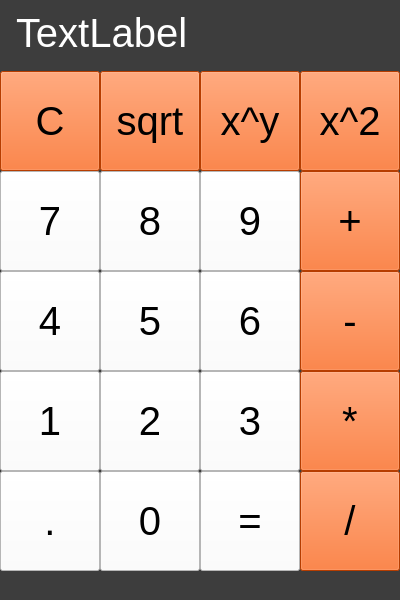
<?xml version="1.0" encoding="UTF-8"?>
<ui version="4.0">
 <class>MainWindow</class>
 <widget class="QMainWindow" name="MainWindow">
  <property name="geometry">
   <rect>
    <x>0</x>
    <y>0</y>
    <width>400</width>
    <height>600</height>
   </rect>
  </property>
  <property name="windowTitle">
   <string>MainWindow</string>
  </property>
  <property name="styleSheet">
   <string notr="true">background-color: rgb(61, 61, 61);</string>
  </property>
  <widget class="QWidget" name="centralwidget">
   <widget class="QPushButton" name="pushButton_sqrt">
    <property name="geometry">
     <rect>
      <x>100</x>
      <y>71</y>
      <width>100</width>
      <height>100</height>
     </rect>
    </property>
    <property name="font">
     <font>
      <pointsize>30</pointsize>
     </font>
    </property>
    <property name="styleSheet">
     <string notr="true">color: rgb(0, 0, 0);
background-color: rgb(255, 85, 0);</string>
    </property>
    <property name="text">
     <string>sqrt</string>
    </property>
    <property name="iconSize">
     <size>
      <width>19</width>
      <height>19</height>
     </size>
    </property>
   </widget>
   <widget class="QPushButton" name="pushButton_xy">
    <property name="geometry">
     <rect>
      <x>200</x>
      <y>71</y>
      <width>100</width>
      <height>100</height>
     </rect>
    </property>
    <property name="font">
     <font>
      <pointsize>30</pointsize>
     </font>
    </property>
    <property name="styleSheet">
     <string notr="true">color: rgb(0, 0, 0);
background-color: rgb(255, 85, 0);</string>
    </property>
    <property name="text">
     <string>x^y</string>
    </property>
    <property name="iconSize">
     <size>
      <width>19</width>
      <height>19</height>
     </size>
    </property>
   </widget>
   <widget class="QPushButton" name="pushButton_equals">
    <property name="geometry">
     <rect>
      <x>200</x>
      <y>471</y>
      <width>100</width>
      <height>100</height>
     </rect>
    </property>
    <property name="font">
     <font>
      <pointsize>30</pointsize>
     </font>
    </property>
    <property name="styleSheet">
     <string notr="true">color: rgb(0, 0, 0);
background-color: rgb(255, 255, 255);</string>
    </property>
    <property name="text">
     <string>=</string>
    </property>
    <property name="iconSize">
     <size>
      <width>19</width>
      <height>19</height>
     </size>
    </property>
   </widget>
   <widget class="QPushButton" name="pushButton_8">
    <property name="geometry">
     <rect>
      <x>100</x>
      <y>171</y>
      <width>100</width>
      <height>100</height>
     </rect>
    </property>
    <property name="font">
     <font>
      <pointsize>30</pointsize>
     </font>
    </property>
    <property name="styleSheet">
     <string notr="true">color: rgb(0, 0, 0);
background-color: rgb(255, 255, 255);</string>
    </property>
    <property name="text">
     <string>8</string>
    </property>
    <property name="iconSize">
     <size>
      <width>19</width>
      <height>19</height>
     </size>
    </property>
   </widget>
   <widget class="QPushButton" name="pushButton_6">
    <property name="geometry">
     <rect>
      <x>200</x>
      <y>271</y>
      <width>100</width>
      <height>100</height>
     </rect>
    </property>
    <property name="font">
     <font>
      <pointsize>30</pointsize>
     </font>
    </property>
    <property name="styleSheet">
     <string notr="true">color: rgb(0, 0, 0);
background-color: rgb(255, 255, 255);</string>
    </property>
    <property name="text">
     <string>6</string>
    </property>
    <property name="iconSize">
     <size>
      <width>19</width>
      <height>19</height>
     </size>
    </property>
   </widget>
   <widget class="QPushButton" name="pushButton_x2">
    <property name="geometry">
     <rect>
      <x>300</x>
      <y>71</y>
      <width>100</width>
      <height>100</height>
     </rect>
    </property>
    <property name="font">
     <font>
      <pointsize>30</pointsize>
     </font>
    </property>
    <property name="styleSheet">
     <string notr="true">color: rgb(0, 0, 0);
background-color: rgb(255, 85, 0);</string>
    </property>
    <property name="text">
     <string>x^2</string>
    </property>
    <property name="iconSize">
     <size>
      <width>19</width>
      <height>19</height>
     </size>
    </property>
   </widget>
   <widget class="QPushButton" name="pushButton_point">
    <property name="geometry">
     <rect>
      <x>0</x>
      <y>471</y>
      <width>100</width>
      <height>100</height>
     </rect>
    </property>
    <property name="font">
     <font>
      <pointsize>30</pointsize>
     </font>
    </property>
    <property name="styleSheet">
     <string notr="true">color: rgb(0, 0, 0);
background-color: rgb(255, 255, 255);</string>
    </property>
    <property name="text">
     <string>.</string>
    </property>
    <property name="iconSize">
     <size>
      <width>19</width>
      <height>19</height>
     </size>
    </property>
   </widget>
   <widget class="QPushButton" name="pushButton_9">
    <property name="geometry">
     <rect>
      <x>200</x>
      <y>171</y>
      <width>100</width>
      <height>100</height>
     </rect>
    </property>
    <property name="font">
     <font>
      <pointsize>30</pointsize>
     </font>
    </property>
    <property name="styleSheet">
     <string notr="true">color: rgb(0, 0, 0);
background-color: rgb(255, 255, 255);</string>
    </property>
    <property name="text">
     <string>9</string>
    </property>
    <property name="iconSize">
     <size>
      <width>19</width>
      <height>19</height>
     </size>
    </property>
   </widget>
   <widget class="QPushButton" name="pushButton_3">
    <property name="geometry">
     <rect>
      <x>200</x>
      <y>371</y>
      <width>100</width>
      <height>100</height>
     </rect>
    </property>
    <property name="font">
     <font>
      <pointsize>30</pointsize>
     </font>
    </property>
    <property name="styleSheet">
     <string notr="true">color: rgb(0, 0, 0);
background-color: rgb(255, 255, 255);</string>
    </property>
    <property name="text">
     <string>3</string>
    </property>
    <property name="iconSize">
     <size>
      <width>19</width>
      <height>19</height>
     </size>
    </property>
   </widget>
   <widget class="QPushButton" name="pushButton_minus">
    <property name="geometry">
     <rect>
      <x>300</x>
      <y>271</y>
      <width>100</width>
      <height>100</height>
     </rect>
    </property>
    <property name="font">
     <font>
      <pointsize>30</pointsize>
     </font>
    </property>
    <property name="styleSheet">
     <string notr="true">color: rgb(0, 0, 0);
background-color: rgb(255, 85, 0);;</string>
    </property>
    <property name="text">
     <string>-</string>
    </property>
    <property name="iconSize">
     <size>
      <width>19</width>
      <height>19</height>
     </size>
    </property>
   </widget>
   <widget class="QPushButton" name="pushButton_1">
    <property name="geometry">
     <rect>
      <x>0</x>
      <y>371</y>
      <width>100</width>
      <height>100</height>
     </rect>
    </property>
    <property name="font">
     <font>
      <pointsize>30</pointsize>
     </font>
    </property>
    <property name="styleSheet">
     <string notr="true">color: rgb(0, 0, 0);
background-color: rgb(255, 255, 255);</string>
    </property>
    <property name="text">
     <string>1</string>
    </property>
    <property name="iconSize">
     <size>
      <width>19</width>
      <height>19</height>
     </size>
    </property>
   </widget>
   <widget class="QPushButton" name="pushButton_5">
    <property name="geometry">
     <rect>
      <x>100</x>
      <y>271</y>
      <width>100</width>
      <height>100</height>
     </rect>
    </property>
    <property name="font">
     <font>
      <pointsize>30</pointsize>
     </font>
    </property>
    <property name="styleSheet">
     <string notr="true">color: rgb(0, 0, 0);
background-color: rgb(255, 255, 255);</string>
    </property>
    <property name="text">
     <string>5</string>
    </property>
    <property name="iconSize">
     <size>
      <width>19</width>
      <height>19</height>
     </size>
    </property>
   </widget>
   <widget class="QPushButton" name="pushButton_plus">
    <property name="geometry">
     <rect>
      <x>300</x>
      <y>171</y>
      <width>100</width>
      <height>100</height>
     </rect>
    </property>
    <property name="font">
     <font>
      <pointsize>30</pointsize>
     </font>
    </property>
    <property name="styleSheet">
     <string notr="true">color: rgb(0, 0, 0);
background-color: rgb(255, 85, 0);</string>
    </property>
    <property name="text">
     <string>+</string>
    </property>
    <property name="iconSize">
     <size>
      <width>19</width>
      <height>19</height>
     </size>
    </property>
   </widget>
   <widget class="QPushButton" name="pushButton_multiplication">
    <property name="geometry">
     <rect>
      <x>300</x>
      <y>371</y>
      <width>100</width>
      <height>100</height>
     </rect>
    </property>
    <property name="font">
     <font>
      <pointsize>30</pointsize>
     </font>
    </property>
    <property name="styleSheet">
     <string notr="true">color: rgb(0, 0, 0);
background-color: rgb(255, 85, 0);</string>
    </property>
    <property name="text">
     <string>*</string>
    </property>
    <property name="iconSize">
     <size>
      <width>19</width>
      <height>19</height>
     </size>
    </property>
   </widget>
   <widget class="QPushButton" name="pushButton_C">
    <property name="geometry">
     <rect>
      <x>0</x>
      <y>71</y>
      <width>100</width>
      <height>100</height>
     </rect>
    </property>
    <property name="font">
     <font>
      <pointsize>30</pointsize>
     </font>
    </property>
    <property name="styleSheet">
     <string notr="true">color: rgb(0, 0, 0);
background-color: rgb(255, 85, 0);</string>
    </property>
    <property name="text">
     <string>C</string>
    </property>
    <property name="iconSize">
     <size>
      <width>19</width>
      <height>19</height>
     </size>
    </property>
   </widget>
   <widget class="QLabel" name="Field">
    <property name="geometry">
     <rect>
      <x>16</x>
      <y>0</y>
      <width>371</width>
      <height>65</height>
     </rect>
    </property>
    <property name="font">
     <font>
      <pointsize>30</pointsize>
     </font>
    </property>
    <property name="styleSheet">
     <string notr="true">color: rgb(255, 255, 255);</string>
    </property>
    <property name="text">
     <string>TextLabel</string>
    </property>
   </widget>
   <widget class="QPushButton" name="pushButton_2">
    <property name="geometry">
     <rect>
      <x>100</x>
      <y>371</y>
      <width>100</width>
      <height>100</height>
     </rect>
    </property>
    <property name="font">
     <font>
      <pointsize>30</pointsize>
     </font>
    </property>
    <property name="styleSheet">
     <string notr="true">color: rgb(0, 0, 0);
background-color: rgb(255, 255, 255);</string>
    </property>
    <property name="text">
     <string>2</string>
    </property>
    <property name="iconSize">
     <size>
      <width>19</width>
      <height>19</height>
     </size>
    </property>
   </widget>
   <widget class="QPushButton" name="pushButton_4">
    <property name="geometry">
     <rect>
      <x>0</x>
      <y>271</y>
      <width>100</width>
      <height>100</height>
     </rect>
    </property>
    <property name="font">
     <font>
      <pointsize>30</pointsize>
     </font>
    </property>
    <property name="styleSheet">
     <string notr="true">color: rgb(0, 0, 0);
background-color: rgb(255, 255, 255);</string>
    </property>
    <property name="text">
     <string>4</string>
    </property>
    <property name="iconSize">
     <size>
      <width>19</width>
      <height>19</height>
     </size>
    </property>
   </widget>
   <widget class="QPushButton" name="pushButton_division">
    <property name="geometry">
     <rect>
      <x>300</x>
      <y>471</y>
      <width>100</width>
      <height>100</height>
     </rect>
    </property>
    <property name="font">
     <font>
      <pointsize>30</pointsize>
     </font>
    </property>
    <property name="styleSheet">
     <string notr="true">color: rgb(0, 0, 0);
background-color: rgb(255, 85, 0);</string>
    </property>
    <property name="text">
     <string>/</string>
    </property>
    <property name="iconSize">
     <size>
      <width>19</width>
      <height>19</height>
     </size>
    </property>
   </widget>
   <widget class="QPushButton" name="pushButton_7">
    <property name="geometry">
     <rect>
      <x>0</x>
      <y>171</y>
      <width>100</width>
      <height>100</height>
     </rect>
    </property>
    <property name="font">
     <font>
      <pointsize>30</pointsize>
     </font>
    </property>
    <property name="styleSheet">
     <string notr="true">color: rgb(0, 0, 0);
background-color: rgb(255, 255, 255);</string>
    </property>
    <property name="text">
     <string>7</string>
    </property>
    <property name="iconSize">
     <size>
      <width>19</width>
      <height>19</height>
     </size>
    </property>
   </widget>
   <widget class="QPushButton" name="pushButton_0">
    <property name="geometry">
     <rect>
      <x>100</x>
      <y>471</y>
      <width>100</width>
      <height>100</height>
     </rect>
    </property>
    <property name="font">
     <font>
      <pointsize>30</pointsize>
     </font>
    </property>
    <property name="styleSheet">
     <string notr="true">color: rgb(0, 0, 0);
background-color: rgb(255, 255, 255);</string>
    </property>
    <property name="text">
     <string>0</string>
    </property>
    <property name="iconSize">
     <size>
      <width>19</width>
      <height>19</height>
     </size>
    </property>
   </widget>
  </widget>
  <widget class="QMenuBar" name="menubar">
   <property name="geometry">
    <rect>
     <x>0</x>
     <y>0</y>
     <width>400</width>
     <height>20</height>
    </rect>
   </property>
  </widget>
  <widget class="QStatusBar" name="statusbar"/>
 </widget>
 <resources/>
 <connections/>
</ui>
